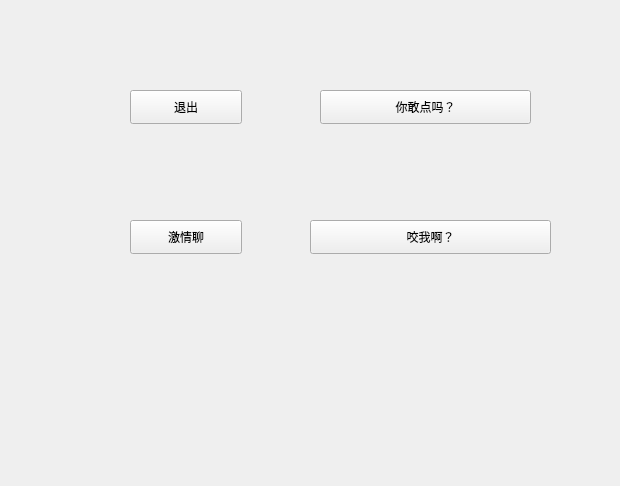
<?xml version="1.0" encoding="UTF-8"?>
<ui version="4.0">
 <class>MainWidget</class>
 <widget class="QWidget" name="MainWidget">
  <property name="geometry">
   <rect>
    <x>0</x>
    <y>0</y>
    <width>620</width>
    <height>486</height>
   </rect>
  </property>
  <property name="windowTitle">
   <string>Form</string>
  </property>
  <widget class="QPushButton" name="quitBtn">
   <property name="geometry">
    <rect>
     <x>130</x>
     <y>90</y>
     <width>112</width>
     <height>34</height>
    </rect>
   </property>
   <property name="text">
    <string>退出</string>
   </property>
  </widget>
  <widget class="QPushButton" name="pushButton_2">
   <property name="geometry">
    <rect>
     <x>130</x>
     <y>220</y>
     <width>112</width>
     <height>34</height>
    </rect>
   </property>
   <property name="text">
    <string>激情聊</string>
   </property>
  </widget>
  <widget class="QPushButton" name="pushButton_3">
   <property name="geometry">
    <rect>
     <x>320</x>
     <y>90</y>
     <width>211</width>
     <height>34</height>
    </rect>
   </property>
   <property name="text">
    <string>你敢点吗？</string>
   </property>
  </widget>
  <widget class="QPushButton" name="pushButton_4">
   <property name="geometry">
    <rect>
     <x>310</x>
     <y>220</y>
     <width>241</width>
     <height>34</height>
    </rect>
   </property>
   <property name="text">
    <string>咬我啊？</string>
   </property>
  </widget>
 </widget>
 <resources/>
 <connections/>
</ui>
